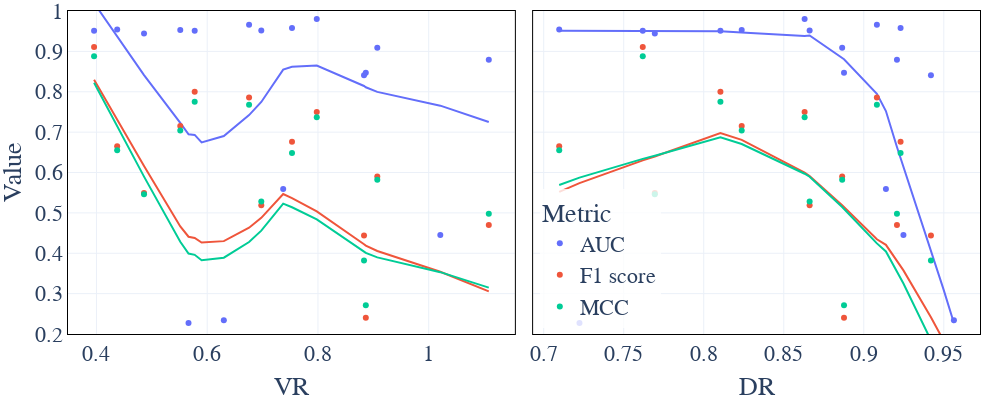

This figure's notebook cell:
### Code cell
df = df_test.melt(id_vars=['sample_id','AUC','F1 score', 'MCC'],
                  value_vars=['VR','DR'], var_name='Varname', value_name='Var')
df_long = df.melt(id_vars=['Var', 'Varname'], value_vars=['AUC', 'F1 score', 'MCC'],
                  var_name='Metric', value_name='Value')

fig = px.scatter(df_long, x='Var', y='Value', color='Metric', facet_col='Varname',
                 trendline='lowess', height=400, width=1000, template='plotly_white')

# Customize x-axis labels for each facet
fig.update_xaxes(matches=None)  # Allow each x-axis to be edited separately

# Set custom x-axis titles for each facet
fig.update_xaxes(title_text="VR", col=1, row=1, showline=True, mirror='allticks', linewidth=1, linecolor='black')  
fig.update_xaxes(title_text="DR", col=2, row=1, showline=True, mirror='allticks', linewidth=1, linecolor='black') 
fig.update_yaxes(range=[0.2,1], col=1, row=1, showline=True, mirror='allticks', linewidth=1, linecolor='black') 
fig.update_yaxes(range=[0.2,1], col=2, row=1, showline=True, mirror='allticks', linewidth=1, linecolor='black') 
fig.for_each_annotation(lambda a: a.update(text=""))

fig.update_layout(font =dict(family="Times New Roman", size=22),
                  plot_bgcolor = 'rgba(0, 0, 0, 0)',
                  paper_bgcolor = 'rgba(0, 0, 0, 0)',
                  legend=dict(x=0.65,
                              y=0.45,
                              xanchor="right",
                              yanchor="top",
                              bgcolor="rgba(255, 255, 255, 0.8)"
                            ),
                  margin=dict(l=20, r=20, t=1, b=40)
)

fig.write_image(root_dir+'/outputs/figs/TPAMI/locality_Oil.png')
fig.show()

### Figure 1 — Plotly figure (JSON) as saved in the notebook; plotly's stock layout.template omitted (floating-point values rounded to 4 significant figures)
{"data": [{"hovertemplate": "Metric=AUC<br>Varname=VR<br>Var=%{x}<br>Value=%{y}<extra></extra>", "legendgroup": "AUC", "marker": {"color": "#636efa", "symbol": "circle"}, "mode": "markers", "name": "AUC", "orientation": "v", "showlegend": true, "type": "scatter", "x": [0.9072, 0.4859, 0.5514, 0.4374, 1.109, 0.63, 0.8832, 1.021, 0.7531, 0.5663, 0.5899, 0.6977, 0.6756, 0.7372, 0.8864, 0.7979, 0.3957, 0.5774], "xaxis": "x", "y": [0.909, 0.944, 0.953, 0.954, 0.879, 0.234, 0.841, 0.445, 0.958, 0.227, 0.082, 0.952, 0.966, 0.559, 0.847, 0.98, 0.951, 0.951], "yaxis": "y"}, {"hovertemplate": "<b>LOWESS trendline</b><br><br>Metric=AUC<br>Varname=VR<br>Var=%{x}<br>Value=%{y} <b>(trend)</b><extra></extra>", "legendgroup": "AUC", "marker": {"color": "#636efa", "symbol": "circle"}, "mode": "lines", "name": "AUC", "showlegend": false, "type": "scatter", "x": [0.3957, 0.4374, 0.4859, 0.5514, 0.5663, 0.5774, 0.5899, 0.63, 0.6756, 0.6977, 0.7372, 0.7531, 0.7979, 0.8832, 0.8864, 0.9072, 1.021, 1.109], "xaxis": "x", "y": [1.02, 0.9372, 0.8414, 0.7228, 0.6945, 0.6932, 0.6744, 0.6903, 0.7422, 0.7747, 0.8547, 0.8617, 0.8647, 0.8142, 0.8111, 0.7997, 0.7655, 0.7249], "yaxis": "y"}, {"hovertemplate": "Metric=AUC<br>Varname=DR<br>Var=%{x}<br>Value=%{y}<extra></extra>", "legendgroup": "AUC", "marker": {"color": "#636efa", "symbol": "circle"}, "mode": "markers", "name": "AUC", "orientation": "v", "showlegend": false, "type": "scatter", "x": [0.8865, 0.7694, 0.8237, 0.7097, 0.9207, 0.9563, 0.942, 0.9248, 0.923, 0.7224, 0.9498, 0.8661, 0.9082, 0.9138, 0.8876, 0.863, 0.7619, 0.8104], "xaxis": "x2", "y": [0.909, 0.944, 0.953, 0.954, 0.879, 0.234, 0.841, 0.445, 0.958, 0.227, 0.082, 0.952, 0.966, 0.559, 0.847, 0.98, 0.951, 0.951], "yaxis": "y2"}, {"hovertemplate": "<b>LOWESS trendline</b><br><br>Metric=AUC<br>Varname=DR<br>Var=%{x}<br>Value=%{y} <b>(trend)</b><extra></extra>", "legendgroup": "AUC", "marker": {"color": "#636efa", "symbol": "circle"}, "mode": "lines", "name": "AUC", "showlegend": false, "type": "scatter", "x": [0.7097, 0.7224, 0.7619, 0.7694, 0.8104, 0.8237, 0.863, 0.8661, 0.8865, 0.8876, 0.9082, 0.9138, 0.9207, 0.923, 0.9248, 0.942, 0.9498, 0.9563], "xaxis": "x2", "y": [0.9511, 0.951, 0.9509, 0.9508, 0.9496, 0.9469, 0.9383, 0.9395, 0.8851, 0.8804, 0.7951, 0.7523, 0.6632, 0.6355, 0.6141, 0.4088, 0.3112, 0.2273], "yaxis": "y2"}, {"hovertemplate": "Metric=F1 score<br>Varname=VR<br>Var=%{x}<br>Value=%{y}<extra></extra>", "legendgroup": "F1 score", "marker": {"color": "#EF553B", "symbol": "circle"}, "mode": "markers", "name": "F1 score", "orientation": "v", "showlegend": true, "type": "scatter", "x": [0.9072, 0.4859, 0.5514, 0.4374, 1.109, 0.63, 0.8832, 1.021, 0.7531, 0.5663, 0.5899, 0.6977, 0.6756, 0.7372, 0.8864, 0.7979, 0.3957, 0.5774], "xaxis": "x", "y": [0.59, 0.549, 0.715, 0.665, 0.47, 0.075, 0.444, 0.097, 0.676, 0.116, 0.082, 0.519, 0.786, 0.164, 0.24, 0.75, 0.911, 0.8], "yaxis": "y"}, {"hovertemplate": "<b>LOWESS trendline</b><br><br>Metric=F1 score<br>Varname=VR<br>Var=%{x}<br>Value=%{y} <b>(trend)</b><extra></extra>", "legendgroup": "F1 score", "marker": {"color": "#EF553B", "symbol": "circle"}, "mode": "lines", "name": "F1 score", "showlegend": false, "type": "scatter", "x": [0.3957, 0.4374, 0.4859, 0.5514, 0.5663, 0.5774, 0.5899, 0.63, 0.6756, 0.6977, 0.7372, 0.7531, 0.7979, 0.8832, 0.8864, 0.9072, 1.021, 1.109], "xaxis": "x", "y": [0.8298, 0.7304, 0.6162, 0.4665, 0.4409, 0.4378, 0.4266, 0.43, 0.4632, 0.4877, 0.5467, 0.5366, 0.5037, 0.4224, 0.4189, 0.4057, 0.3542, 0.3055], "yaxis": "y"}, {"hovertemplate": "Metric=F1 score<br>Varname=DR<br>Var=%{x}<br>Value=%{y}<extra></extra>", "legendgroup": "F1 score", "marker": {"color": "#EF553B", "symbol": "circle"}, "mode": "markers", "name": "F1 score", "orientation": "v", "showlegend": false, "type": "scatter", "x": [0.8865, 0.7694, 0.8237, 0.7097, 0.9207, 0.9563, 0.942, 0.9248, 0.923, 0.7224, 0.9498, 0.8661, 0.9082, 0.9138, 0.8876, 0.863, 0.7619, 0.8104], "xaxis": "x2", "y": [0.59, 0.549, 0.715, 0.665, 0.47, 0.075, 0.444, 0.097, 0.676, 0.116, 0.082, 0.519, 0.786, 0.164, 0.24, 0.75, 0.911, 0.8], "yaxis": "y2"}, {"hovertemplate": "<b>LOWESS trendline</b><br><br>Metric=F1 score<br>Varname=DR<br>Var=%{x}<br>Value=%{y} <b>(trend)</b><extra></extra>", "legendgroup": "F1 score", "marker": {"color": "#EF553B", "symbol": "circle"}, "mode": "lines", "name": "F1 score", "showlegend": false, "type": "scatter", "x": [0.7097, 0.7224, 0.7619, 0.7694, 0.8104, 0.8237, 0.863, 0.8661, 0.8865, 0.8876, 0.9082, 0.9138, 0.9207, 0.923, 0.9248, 0.942, 0.9498, 0.9563], "xaxis": "x2", "y": [0.5519, 0.5738, 0.63, 0.6395, 0.6976, 0.6807, 0.5997, 0.5911, 0.5188, 0.5143, 0.4347, 0.4209, 0.3829, 0.3689, 0.3576, 0.2414, 0.1852, 0.1365], "yaxis": "y2"}, {"hovertemplate": "Metric=MCC<br>Varname=VR<br>Var=%{x}<br>Value=%{y}<extra></extra>", "legendgroup": "MCC", "marker": {"color": "#00cc96", "symbol": "circle"}, "mode": "markers", "name": "MCC", "orientation": "v", "showlegend": true, "type": "scatter", "x": [0.9072, 0.4859, 0.5514, 0.4374, 1.109, 0.63, 0.8832, 1.021, 0.7531, 0.5663, 0.5899, 0.6977, 0.6756, 0.7372, 0.8864, 0.7979, 0.3957, 0.5774], "xaxis": "x", "y": [0.582, 0.546, 0.704, 0.655, 0.498, -0.002, 0.382, 0.065, 0.648, 0.003, -0.002, 0.528, 0.768, 0.1, 0.271, 0.737, 0.888, 0.775], "yaxis": "y"}, {"hovertemplate": "<b>LOWESS trendline</b><br><br>Metric=MCC<br>Varname=VR<br>Var=%{x}<br>Value=%{y} <b>(trend)</b><extra></extra>", "legendgroup": "MCC", "marker": {"color": "#00cc96", "symbol": "circle"}, "mode": "lines", "name": "MCC", "showlegend": false, "type": "scatter", "x": [0.3957, 0.4374, 0.4859, 0.5514, 0.5663, 0.5774, 0.5899, 0.63, 0.6756, 0.6977, 0.7372, 0.7531, 0.7979, 0.8832, 0.8864, 0.9072, 1.021, 1.109], "xaxis": "x", "y": [0.8223, 0.7141, 0.5898, 0.4284, 0.3993, 0.3961, 0.3825, 0.3889, 0.4277, 0.4561, 0.523, 0.5139, 0.4837, 0.4041, 0.4008, 0.3898, 0.3532, 0.315], "yaxis": "y"}, {"hovertemplate": "Metric=MCC<br>Varname=DR<br>Var=%{x}<br>Value=%{y}<extra></extra>", "legendgroup": "MCC", "marker": {"color": "#00cc96", "symbol": "circle"}, "mode": "markers", "name": "MCC", "orientation": "v", "showlegend": false, "type": "scatter", "x": [0.8865, 0.7694, 0.8237, 0.7097, 0.9207, 0.9563, 0.942, 0.9248, 0.923, 0.7224, 0.9498, 0.8661, 0.9082, 0.9138, 0.8876, 0.863, 0.7619, 0.8104], "xaxis": "x2", "y": [0.582, 0.546, 0.704, 0.655, 0.498, -0.002, 0.382, 0.065, 0.648, 0.003, -0.002, 0.528, 0.768, 0.1, 0.271, 0.737, 0.888, 0.775], "yaxis": "y2"}, {"hovertemplate": "<b>LOWESS trendline</b><br><br>Metric=MCC<br>Varname=DR<br>Var=%{x}<br>Value=%{y} <b>(trend)</b><extra></extra>", "legendgroup": "MCC", "marker": {"color": "#00cc96", "symbol": "circle"}, "mode": "lines", "name": "MCC", "showlegend": false, "type": "scatter", "x": [0.7097, 0.7224, 0.7619, 0.7694, 0.8104, 0.8237, 0.863, 0.8661, 0.8865, 0.8876, 0.9082, 0.9138, 0.9207, 0.923, 0.9248, 0.942, 0.9498, 0.9563], "xaxis": "x2", "y": [0.5692, 0.5874, 0.6338, 0.6416, 0.6873, 0.6706, 0.5969, 0.5895, 0.5146, 0.5098, 0.4244, 0.4044, 0.3562, 0.339, 0.3252, 0.1845, 0.1165, 0.05748], "yaxis": "y2"}], "layout": {"annotations": [{"font": {}, "showarrow": false, "text": "", "x": 0.245, "xanchor": "center", "xref": "paper", "y": 1, "yanchor": "bottom", "yref": "paper"}, {"font": {}, "showarrow": false, "text": "", "x": 0.755, "xanchor": "center", "xref": "paper", "y": 1, "yanchor": "bottom", "yref": "paper"}], "font": {"family": "Times New Roman", "size": 22}, "height": 400, "legend": {"bgcolor": "rgba(255, 255, 255, 0.8)", "title": {"text": "Metric"}, "tracegroupgap": 0, "x": 0.65, "xanchor": "right", "y": 0.45, "yanchor": "top"}, "margin": {"b": 40, "l": 20, "r": 20, "t": 1}, "paper_bgcolor": "rgba(0, 0, 0, 0)", "plot_bgcolor": "rgba(0, 0, 0, 0)", "width": 1000, "xaxis": {"anchor": "y", "domain": [0, 0.49], "linecolor": "black", "linewidth": 1, "mirror": "allticks", "showline": true, "title": {"text": "VR"}}, "xaxis2": {"anchor": "y2", "domain": [0.51, 1], "linecolor": "black", "linewidth": 1, "mirror": "allticks", "showline": true, "title": {"text": "DR"}}, "yaxis": {"anchor": "x", "domain": [0, 1], "linecolor": "black", "linewidth": 1, "mirror": "allticks", "range": [0.2, 1], "showline": true, "title": {"text": "Value"}}, "yaxis2": {"anchor": "x2", "domain": [0, 1], "linecolor": "black", "linewidth": 1, "matches": "y", "mirror": "allticks", "range": [0.2, 1], "showline": true, "showticklabels": false}}}
